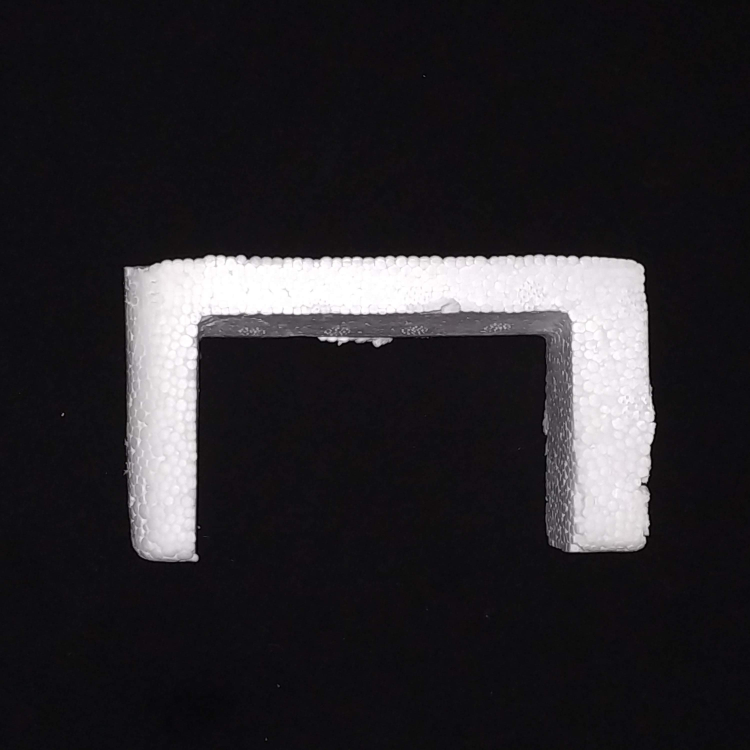
#> input picture bridge1.jpg, 3000 x 3000 px (shown at 1/4 size)
$ jupyter execute --allow-errors Untitled1.ipynb
#> lines starting #> are read from the running program, lines starting #| are printed output that depends on the picture
[cell 1]
import matplotlib.pyplot as plt
import numpy as np

# This import registers the 3D projection, but is otherwise unused.
from mpl_toolkits.mplot3d import Axes3D  # noqa: F401 unused import


# prepare some coordinates
x, y, z = np.indices((64, 64, 64))

# draw cuboids in the top left and bottom right corners, and a link between them
cube1 = (x < 3) & (y < 3) & (z < 3)
#cube2 = (x >= 5) & (y >= 5) & (z >= 5)
#link = abs(x - y) + abs(y - z) + abs(z - x) <= 2

# combine the objects into a single boolean array
#voxels = cube1 | cube2 | link

# set the colors of each object
colors = np.empty(cube1.shape, dtype=object)
#colors[link] = 'red'
colors[cube1] = 'blue'
#colors[cube2] = 'green'


# and plot everything
fig = plt.figure()
#> (the rest of this cell did not finish here and is left out)

#> (a cell that did not finish here is left out)

[cell 3]
import cv2
import numpy as np
import time
from mpl_toolkits.mplot3d import Axes3D

x = cv2.imread("img1.png", 0)
y = cv2.imread("img1.png", 0)
z = cv2.imread("img2.png", 0)
#> (the rest of this cell did not finish here and is left out)

[cell 4]
import cv2
import numpy as np
import matplotlib.pyplot as plt

[cell 5]
def pipeline(image_name):

#> called with image_name = 'bridge1.jpg'
    img = cv2.imread(image_name)
#> img is the input picture: shape (3000, 3000, 3); mean B, G, R 43.7, 39.6, 41.7
    #img = img[0:2250, 750:3000]
    width = 512
    height = 512
    dim = (width, height)

    # resize image
    resized = cv2.resize(img, dim, interpolation = cv2.INTER_AREA)
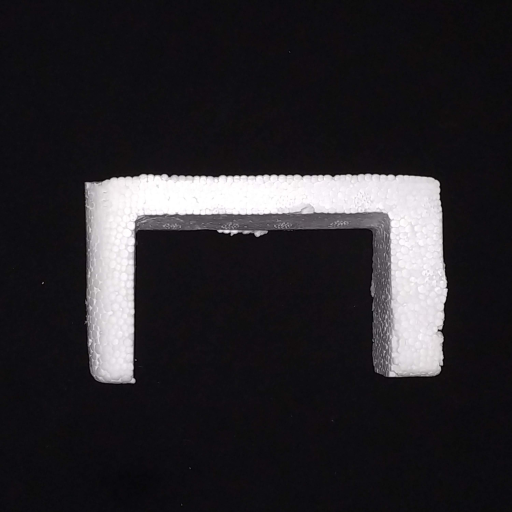
#> resized: shape (512, 512, 3); mean B, G, R 43.7, 39.6, 41.7

    plt.imshow(resized)
    plt.title('my picture')
    plt.show()
pipeline('bridge1.jpg')
pipeline('bridge2.jpg')
#> call 2 of pipeline, with image_name = 'bridge2.jpg'
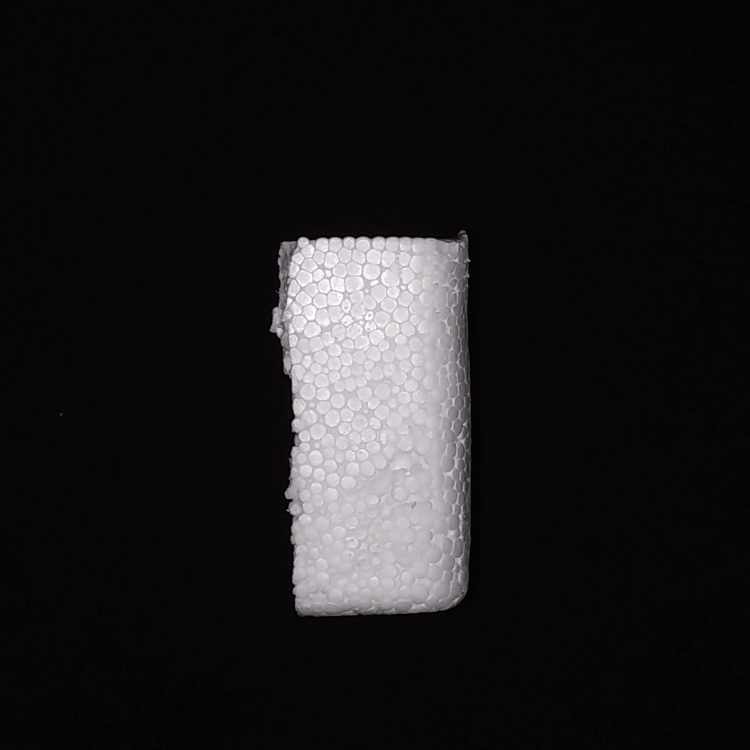
#> input picture bridge2.jpg, 3000 x 3000 px (shown at 1/4 size)
#> in pipeline, img is the input picture: shape (3000, 3000, 3); mean B, G, R 27.8, 27.1, 27.8
#> in pipeline (call 2), `resized = cv2.resize(img, dim, interpolation = cv2.INTER_AREA)`:
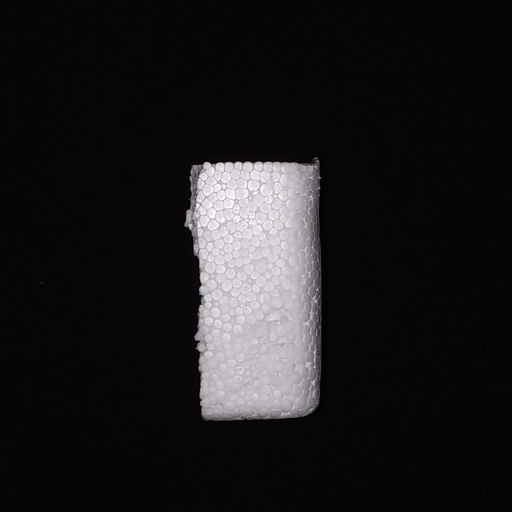
#> resized: shape (512, 512, 3); mean B, G, R 27.8, 27.1, 27.8
pipeline('bridge3.jpg')
#> call 3 of pipeline, with image_name = 'bridge3.jpg'
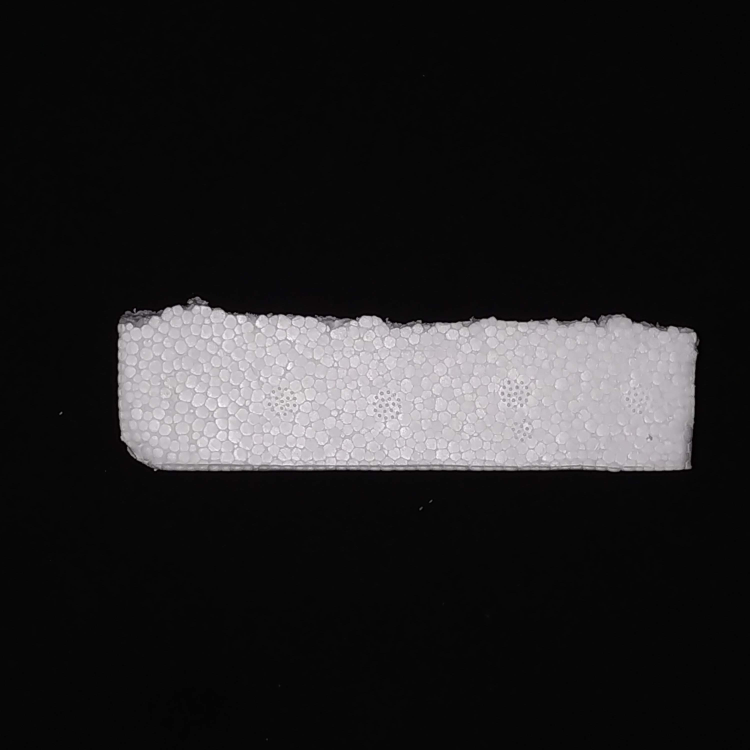
#> input picture bridge3.jpg, 3000 x 3000 px (shown at 1/4 size)
#> in pipeline, img is the input picture: shape (3000, 3000, 3); mean B, G, R 35.4, 34.5, 35.3
#> in pipeline (call 3), `resized = cv2.resize(img, dim, interpolation = cv2.INTER_AREA)`:
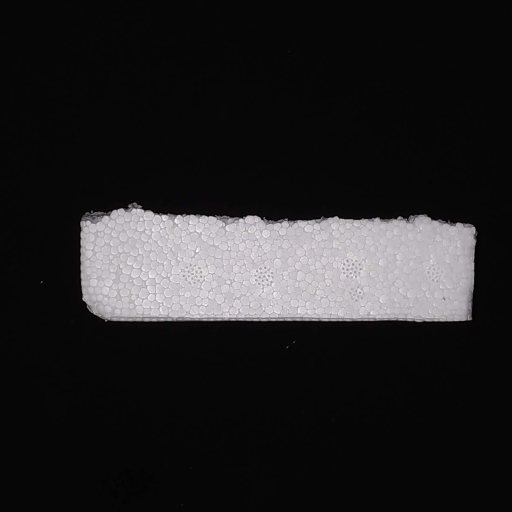
#> resized: shape (512, 512, 3); mean B, G, R 35.4, 34.5, 35.3
